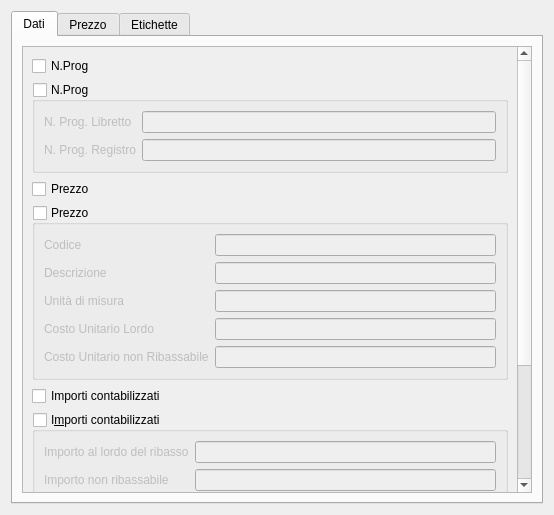
<?xml version="1.0" encoding="UTF-8"?>
<ui version="4.0">
 <class>AccountingTAMBillItemGUI</class>
 <widget class="QWidget" name="AccountingTAMBillItemGUI">
  <property name="geometry">
   <rect>
    <x>0</x>
    <y>0</y>
    <width>554</width>
    <height>515</height>
   </rect>
  </property>
  <property name="windowTitle">
   <string>Riga libretto delle misure</string>
  </property>
  <layout class="QGridLayout" name="gridLayout_3">
   <item row="0" column="0">
    <widget class="QTabWidget" name="tabWidget">
     <property name="currentIndex">
      <number>0</number>
     </property>
     <widget class="QWidget" name="dataTab">
      <attribute name="title">
       <string>Dati</string>
      </attribute>
      <layout class="QGridLayout" name="gridLayout_7">
       <item row="0" column="0">
        <widget class="QScrollArea" name="dataTabScrollArea">
         <property name="widgetResizable">
          <bool>true</bool>
         </property>
         <widget class="QWidget" name="dataTabSAContents">
          <property name="geometry">
           <rect>
            <x>0</x>
            <y>-143</y>
            <width>493</width>
            <height>591</height>
           </rect>
          </property>
          <layout class="QGridLayout" name="dataTabSAContentsLayout">
           <item row="2" column="0">
            <widget class="QCheckBox" name="priceGBCheckBox">
             <property name="text">
              <string>Prezzo</string>
             </property>
            </widget>
           </item>
           <item row="4" column="0">
            <widget class="QCheckBox" name="amountsGBCheckBox">
             <property name="text">
              <string>Importi contabilizzati</string>
             </property>
            </widget>
           </item>
           <item row="0" column="0">
            <widget class="QCheckBox" name="progNumberCheckBox">
             <property name="text">
              <string>N.Prog</string>
             </property>
            </widget>
           </item>
           <item row="3" column="0">
            <widget class="QGroupBox" name="priceGroupBox">
             <property name="title">
              <string>Prezzo</string>
             </property>
             <property name="checkable">
              <bool>true</bool>
             </property>
             <property name="checked">
              <bool>false</bool>
             </property>
             <layout class="QGridLayout" name="priceDataLayout">
              <item row="0" column="1">
               <widget class="QLineEdit" name="priceCodeLineEdit">
                <property name="readOnly">
                 <bool>true</bool>
                </property>
               </widget>
              </item>
              <item row="2" column="1">
               <widget class="QLineEdit" name="priceUnitMeasureLineEdit">
                <property name="readOnly">
                 <bool>true</bool>
                </property>
               </widget>
              </item>
              <item row="2" column="0">
               <widget class="QLabel" name="priceUnitMeasureLabel">
                <property name="text">
                 <string>Unità di misura</string>
                </property>
               </widget>
              </item>
              <item row="1" column="1">
               <widget class="QLineEdit" name="priceShortDescLineEdit">
                <property name="readOnly">
                 <bool>true</bool>
                </property>
               </widget>
              </item>
              <item row="1" column="0">
               <widget class="QLabel" name="priceShortDescLabel">
                <property name="text">
                 <string>Descrizione</string>
                </property>
               </widget>
              </item>
              <item row="0" column="0">
               <widget class="QLabel" name="priceCodeLabel">
                <property name="text">
                 <string>Codice</string>
                </property>
               </widget>
              </item>
              <item row="3" column="0">
               <widget class="QLabel" name="PPUTotalToDiscountLabel">
                <property name="text">
                 <string>Costo Unitario Lordo</string>
                </property>
               </widget>
              </item>
              <item row="4" column="0">
               <widget class="QLabel" name="PPUNotToDiscountLabel">
                <property name="text">
                 <string>Costo Unitario non Ribassabile</string>
                </property>
               </widget>
              </item>
              <item row="3" column="1">
               <widget class="QLineEdit" name="PPUTotalToDiscountLineEdit">
                <property name="alignment">
                 <set>Qt::AlignmentFlag::AlignRight|Qt::AlignmentFlag::AlignTrailing|Qt::AlignmentFlag::AlignVCenter</set>
                </property>
                <property name="readOnly">
                 <bool>true</bool>
                </property>
               </widget>
              </item>
              <item row="4" column="1">
               <widget class="QLineEdit" name="PPUNotToBDiscountedLineEdit">
                <property name="alignment">
                 <set>Qt::AlignmentFlag::AlignRight|Qt::AlignmentFlag::AlignTrailing|Qt::AlignmentFlag::AlignVCenter</set>
                </property>
                <property name="readOnly">
                 <bool>true</bool>
                </property>
               </widget>
              </item>
             </layout>
            </widget>
           </item>
           <item row="5" column="0">
            <widget class="QGroupBox" name="amountsGroupBox">
             <property name="title">
              <string>I&amp;mporti contabilizzati</string>
             </property>
             <property name="checkable">
              <bool>true</bool>
             </property>
             <property name="checked">
              <bool>false</bool>
             </property>
             <layout class="QGridLayout" name="amountsDataLayout">
              <item row="0" column="0">
               <widget class="QLabel" name="totalAmountToDiscountLabel">
                <property name="text">
                 <string>Importo al lordo del ribasso</string>
                </property>
               </widget>
              </item>
              <item row="1" column="0">
               <widget class="QLabel" name="amountNotToDiscountLabel">
                <property name="text">
                 <string>Importo non ribassabile</string>
                </property>
               </widget>
              </item>
              <item row="0" column="1">
               <widget class="QLineEdit" name="totalAmountToDiscountLineEdit">
                <property name="alignment">
                 <set>Qt::AlignmentFlag::AlignRight|Qt::AlignmentFlag::AlignTrailing|Qt::AlignmentFlag::AlignVCenter</set>
                </property>
                <property name="readOnly">
                 <bool>true</bool>
                </property>
               </widget>
              </item>
              <item row="2" column="0">
               <widget class="QLabel" name="totalAmountLabel">
                <property name="text">
                 <string>Importo al netto del ribasso</string>
                </property>
               </widget>
              </item>
              <item row="1" column="1">
               <widget class="QLineEdit" name="amountNotToDiscountLineEdit">
                <property name="alignment">
                 <set>Qt::AlignmentFlag::AlignRight|Qt::AlignmentFlag::AlignTrailing|Qt::AlignmentFlag::AlignVCenter</set>
                </property>
                <property name="readOnly">
                 <bool>true</bool>
                </property>
               </widget>
              </item>
              <item row="2" column="1">
               <widget class="QLineEdit" name="totalAmountLineEdit">
                <property name="alignment">
                 <set>Qt::AlignmentFlag::AlignRight|Qt::AlignmentFlag::AlignTrailing|Qt::AlignmentFlag::AlignVCenter</set>
                </property>
                <property name="readOnly">
                 <bool>true</bool>
                </property>
               </widget>
              </item>
             </layout>
            </widget>
           </item>
           <item row="1" column="0">
            <widget class="QGroupBox" name="progNumberGroupBox">
             <property name="title">
              <string>N.Prog</string>
             </property>
             <property name="checkable">
              <bool>true</bool>
             </property>
             <property name="checked">
              <bool>false</bool>
             </property>
             <layout class="QGridLayout" name="gridLayout">
              <item row="1" column="0">
               <widget class="QLabel" name="accountingProgNumberLabel">
                <property name="text">
                 <string>N. Prog. Registro</string>
                </property>
               </widget>
              </item>
              <item row="0" column="0">
               <widget class="QLabel" name="progNumberLabel">
                <property name="text">
                 <string>N. Prog. Libretto</string>
                </property>
               </widget>
              </item>
              <item row="0" column="1">
               <widget class="QLineEdit" name="progNumberLineEdit">
                <property name="alignment">
                 <set>Qt::AlignmentFlag::AlignRight|Qt::AlignmentFlag::AlignTrailing|Qt::AlignmentFlag::AlignVCenter</set>
                </property>
                <property name="readOnly">
                 <bool>true</bool>
                </property>
               </widget>
              </item>
              <item row="1" column="1">
               <widget class="QLineEdit" name="accountingProgNumberLineEdit">
                <property name="alignment">
                 <set>Qt::AlignmentFlag::AlignRight|Qt::AlignmentFlag::AlignTrailing|Qt::AlignmentFlag::AlignVCenter</set>
                </property>
                <property name="readOnly">
                 <bool>true</bool>
                </property>
               </widget>
              </item>
             </layout>
            </widget>
           </item>
           <item row="6" column="0">
            <widget class="QGroupBox" name="valueDataGroupBox">
             <property name="title">
              <string>Misure</string>
             </property>
             <layout class="QGridLayout" name="gridLayout_2">
              <item row="0" column="0">
               <widget class="QTableView" name="itemMeasuresTableView"/>
              </item>
             </layout>
            </widget>
           </item>
          </layout>
          <zorder>valueDataGroupBox</zorder>
          <zorder>amountsGroupBox</zorder>
          <zorder>priceGBCheckBox</zorder>
          <zorder>priceGroupBox</zorder>
          <zorder>progNumberCheckBox</zorder>
          <zorder>amountsGBCheckBox</zorder>
          <zorder>progNumberGroupBox</zorder>
         </widget>
        </widget>
       </item>
      </layout>
     </widget>
     <widget class="QWidget" name="priceTab">
      <attribute name="title">
       <string>Prezzo</string>
      </attribute>
      <layout class="QGridLayout" name="gridLayout_5"/>
     </widget>
     <widget class="QWidget" name="attributeTab">
      <attribute name="title">
       <string>Etichette</string>
      </attribute>
      <layout class="QGridLayout" name="gridLayout_4">
       <item row="1" column="0">
        <widget class="QPushButton" name="addAttributePushButton">
         <property name="text">
          <string>+</string>
         </property>
        </widget>
       </item>
       <item row="1" column="1">
        <widget class="QPushButton" name="removeAttributePushButton">
         <property name="text">
          <string>-</string>
         </property>
        </widget>
       </item>
       <item row="0" column="0" colspan="2">
        <widget class="QTableView" name="attributeTableView">
         <property name="alternatingRowColors">
          <bool>true</bool>
         </property>
        </widget>
       </item>
      </layout>
     </widget>
    </widget>
   </item>
  </layout>
 </widget>
 <resources/>
 <connections>
  <connection>
   <sender>priceGBCheckBox</sender>
   <signal>toggled(bool)</signal>
   <receiver>priceGBCheckBox</receiver>
   <slot>setHidden(bool)</slot>
   <hints>
    <hint type="sourcelabel">
     <x>252</x>
     <y>54</y>
    </hint>
    <hint type="destinationlabel">
     <x>252</x>
     <y>54</y>
    </hint>
   </hints>
  </connection>
  <connection>
   <sender>priceGroupBox</sender>
   <signal>toggled(bool)</signal>
   <receiver>priceGBCheckBox</receiver>
   <slot>setChecked(bool)</slot>
   <hints>
    <hint type="sourcelabel">
     <x>252</x>
     <y>183</y>
    </hint>
    <hint type="destinationlabel">
     <x>252</x>
     <y>54</y>
    </hint>
   </hints>
  </connection>
  <connection>
   <sender>priceGBCheckBox</sender>
   <signal>toggled(bool)</signal>
   <receiver>priceGroupBox</receiver>
   <slot>setChecked(bool)</slot>
   <hints>
    <hint type="sourcelabel">
     <x>252</x>
     <y>54</y>
    </hint>
    <hint type="destinationlabel">
     <x>252</x>
     <y>183</y>
    </hint>
   </hints>
  </connection>
  <connection>
   <sender>priceGroupBox</sender>
   <signal>toggled(bool)</signal>
   <receiver>priceGroupBox</receiver>
   <slot>setVisible(bool)</slot>
   <hints>
    <hint type="sourcelabel">
     <x>252</x>
     <y>183</y>
    </hint>
    <hint type="destinationlabel">
     <x>252</x>
     <y>183</y>
    </hint>
   </hints>
  </connection>
  <connection>
   <sender>amountsGBCheckBox</sender>
   <signal>toggled(bool)</signal>
   <receiver>amountsGBCheckBox</receiver>
   <slot>setHidden(bool)</slot>
   <hints>
    <hint type="sourcelabel">
     <x>252</x>
     <y>313</y>
    </hint>
    <hint type="destinationlabel">
     <x>252</x>
     <y>313</y>
    </hint>
   </hints>
  </connection>
  <connection>
   <sender>amountsGBCheckBox</sender>
   <signal>toggled(bool)</signal>
   <receiver>amountsGroupBox</receiver>
   <slot>setChecked(bool)</slot>
   <hints>
    <hint type="sourcelabel">
     <x>252</x>
     <y>313</y>
    </hint>
    <hint type="destinationlabel">
     <x>252</x>
     <y>408</y>
    </hint>
   </hints>
  </connection>
  <connection>
   <sender>amountsGroupBox</sender>
   <signal>toggled(bool)</signal>
   <receiver>amountsGroupBox</receiver>
   <slot>setVisible(bool)</slot>
   <hints>
    <hint type="sourcelabel">
     <x>252</x>
     <y>408</y>
    </hint>
    <hint type="destinationlabel">
     <x>252</x>
     <y>408</y>
    </hint>
   </hints>
  </connection>
  <connection>
   <sender>amountsGroupBox</sender>
   <signal>toggled(bool)</signal>
   <receiver>amountsGBCheckBox</receiver>
   <slot>setChecked(bool)</slot>
   <hints>
    <hint type="sourcelabel">
     <x>252</x>
     <y>408</y>
    </hint>
    <hint type="destinationlabel">
     <x>252</x>
     <y>313</y>
    </hint>
   </hints>
  </connection>
  <connection>
   <sender>progNumberGroupBox</sender>
   <signal>toggled(bool)</signal>
   <receiver>progNumberCheckBox</receiver>
   <slot>setChecked(bool)</slot>
   <hints>
    <hint type="sourcelabel">
     <x>252</x>
     <y>135</y>
    </hint>
    <hint type="destinationlabel">
     <x>252</x>
     <y>64</y>
    </hint>
   </hints>
  </connection>
  <connection>
   <sender>progNumberGroupBox</sender>
   <signal>toggled(bool)</signal>
   <receiver>progNumberGroupBox</receiver>
   <slot>setVisible(bool)</slot>
   <hints>
    <hint type="sourcelabel">
     <x>252</x>
     <y>135</y>
    </hint>
    <hint type="destinationlabel">
     <x>252</x>
     <y>135</y>
    </hint>
   </hints>
  </connection>
  <connection>
   <sender>progNumberCheckBox</sender>
   <signal>toggled(bool)</signal>
   <receiver>progNumberGroupBox</receiver>
   <slot>setChecked(bool)</slot>
   <hints>
    <hint type="sourcelabel">
     <x>252</x>
     <y>64</y>
    </hint>
    <hint type="destinationlabel">
     <x>252</x>
     <y>135</y>
    </hint>
   </hints>
  </connection>
  <connection>
   <sender>progNumberCheckBox</sender>
   <signal>toggled(bool)</signal>
   <receiver>progNumberCheckBox</receiver>
   <slot>setHidden(bool)</slot>
   <hints>
    <hint type="sourcelabel">
     <x>252</x>
     <y>64</y>
    </hint>
    <hint type="destinationlabel">
     <x>252</x>
     <y>64</y>
    </hint>
   </hints>
  </connection>
 </connections>
</ui>
